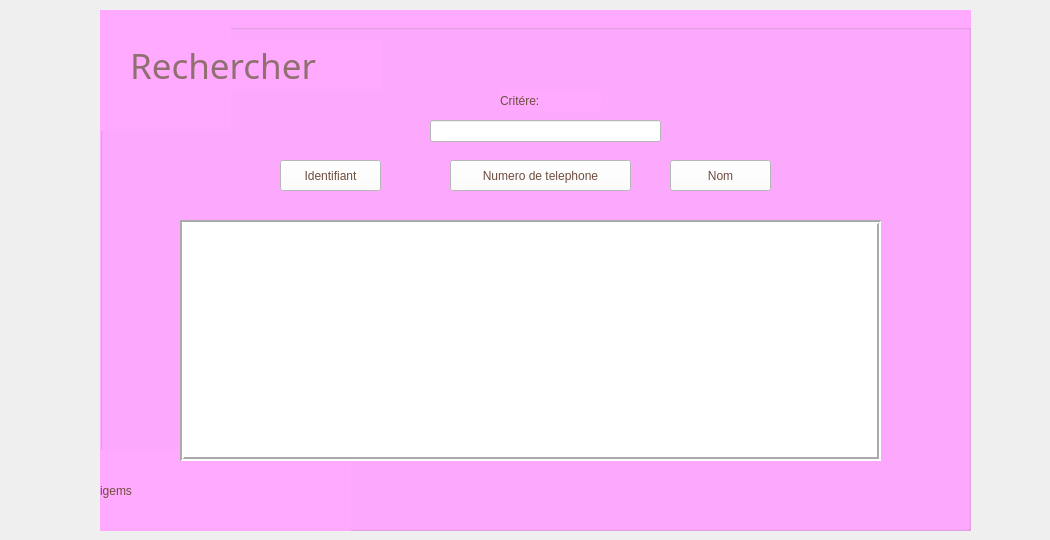
    <widget class="QWidget" name="tab_7">
     <attribute name="title">
      <string>Rechercher Fournisseur</string>
     </attribute>
     <widget class="QGroupBox" name="groupBox_6">
      <property name="geometry">
       <rect>
        <x>100</x>
        <y>10</y>
        <width>871</width>
        <height>521</height>
       </rect>
      </property>
      <property name="styleSheet">
       <string notr="true">background-color: rgb(255, 170, 255)</string>
      </property>
      <property name="title">
       <string>Ajout</string>
      </property>
      <widget class="QPushButton" name="pb_idf_2">
       <property name="geometry">
        <rect>
         <x>180</x>
         <y>150</y>
         <width>101</width>
         <height>31</height>
        </rect>
       </property>
       <property name="styleSheet">
        <string notr="true">background-color: rgb(255, 255, 255);
font: 75 10pt &quot;DIN Round Pro&quot;;
color: rgb(110, 76, 62);
selection-background-color: rgb(110, 76, 62);</string>
       </property>
       <property name="text">
        <string>Identifiant</string>
       </property>
      </widget>
      <widget class="QLabel" name="label_43">
       <property name="geometry">
        <rect>
         <x>0</x>
         <y>0</y>
         <width>131</width>
         <height>121</height>
        </rect>
       </property>
       <property name="styleSheet">
        <string notr="true">selection-background-color: rgb(221, 216, 208);</string>
       </property>
       <property name="text">
        <string/>
       </property>
       <property name="pixmap">
        <pixmap>../jo/image_2023-09-18_224051649-removebg-preview.png</pixmap>
       </property>
       <property name="scaledContents">
        <bool>true</bool>
       </property>
      </widget>
      <widget class="QLabel" name="label_44">
       <property name="geometry">
        <rect>
         <x>30</x>
         <y>30</y>
         <width>251</width>
         <height>51</height>
        </rect>
       </property>
       <property name="font">
        <font>
         <family>DIN Round Pro</family>
         <pointsize>26</pointsize>
         <weight>9</weight>
         <italic>false</italic>
         <bold>false</bold>
        </font>
       </property>
       <property name="styleSheet">
        <string notr="true">
font: 75 26pt &quot;DIN Round Pro&quot;;
color: rgb(144, 111, 112);</string>
       </property>
       <property name="text">
        <string>Rechercher</string>
       </property>
      </widget>
      <widget class="QLabel" name="label_45">
       <property name="geometry">
        <rect>
         <x>0</x>
         <y>440</y>
         <width>251</width>
         <height>81</height>
        </rect>
       </property>
       <property name="styleSheet">
        <string notr="true">font: 14pt &quot;Amsterdam Three Slant&quot;;
color: rgb(110, 76, 62);</string>
       </property>
       <property name="text">
        <string>igems</string>
       </property>
      </widget>
      <widget class="QPushButton" name="pb_nom_2">
       <property name="geometry">
        <rect>
         <x>570</x>
         <y>150</y>
         <width>101</width>
         <height>31</height>
        </rect>
       </property>
       <property name="styleSheet">
        <string notr="true">background-color: rgb(255, 255, 255);
font: 75 10pt &quot;DIN Round Pro&quot;;
color: rgb(110, 76, 62);
selection-background-color: rgb(110, 76, 62);</string>
       </property>
       <property name="text">
        <string>Nom</string>
       </property>
      </widget>
      <widget class="QPushButton" name="pb_num_tel">
       <property name="geometry">
        <rect>
         <x>350</x>
         <y>150</y>
         <width>181</width>
         <height>31</height>
        </rect>
       </property>
       <property name="styleSheet">
        <string notr="true">background-color: rgb(255, 255, 255);
font: 75 10pt &quot;DIN Round Pro&quot;;
color: rgb(110, 76, 62);
selection-background-color: rgb(110, 76, 62);</string>
       </property>
       <property name="text">
        <string>Numero de telephone</string>
       </property>
      </widget>
      <widget class="QTableView" name="tab_fournisseur_3">
       <property name="geometry">
        <rect>
         <x>80</x>
         <y>210</y>
         <width>701</width>
         <height>241</height>
        </rect>
       </property>
       <property name="styleSheet">
        <string notr="true">background-color: rgb(255, 255, 255);
gridline-color: rgb(144, 111, 112);
color: rgb(154, 124, 111);
font: 75 8pt &quot;DIN Round Pro&quot;;</string>
       </property>
       <property name="frameShape">
        <enum>QFrame::Box</enum>
       </property>
       <property name="lineWidth">
        <number>2</number>
       </property>
       <property name="autoScrollMargin">
        <number>20</number>
       </property>
      </widget>
      <widget class="QLineEdit" name="lineEdit_critere">
       <property name="geometry">
        <rect>
         <x>330</x>
         <y>110</y>
         <width>231</width>
         <height>22</height>
        </rect>
       </property>
       <property name="styleSheet">
        <string notr="true">background-color: rgb(255, 255, 255);</string>
       </property>
      </widget>
      <widget class="QLabel" name="label_46">
       <property name="geometry">
        <rect>
         <x>400</x>
         <y>80</y>
         <width>101</width>
         <height>21</height>
        </rect>
       </property>
       <property name="styleSheet">
        <string notr="true">color: rgb(110, 76, 62);
font: 12pt &quot;Andalus&quot;;</string>
       </property>
       <property name="text">
        <string>Critére:</string>
       </property>
      </widget>
     </widget>
     <widget class="QLabel" name="label_47">
      <property name="geometry">
       <rect>
        <x>920</x>
        <y>220</y>
        <width>121</width>
        <height>111</height>
       </rect>
      </property>
      <property name="text">
       <string/>
      </property>
      <property name="pixmap">
       <pixmap>../Capture_d_écran_2023-10-04_221707-removebg-preview.png</pixmap>
      </property>
      <property name="scaledContents">
       <bool>true</bool>
      </property>
     </widget>
     <zorder>label_47</zorder>
     <zorder>groupBox_6</zorder>
    </widget>
